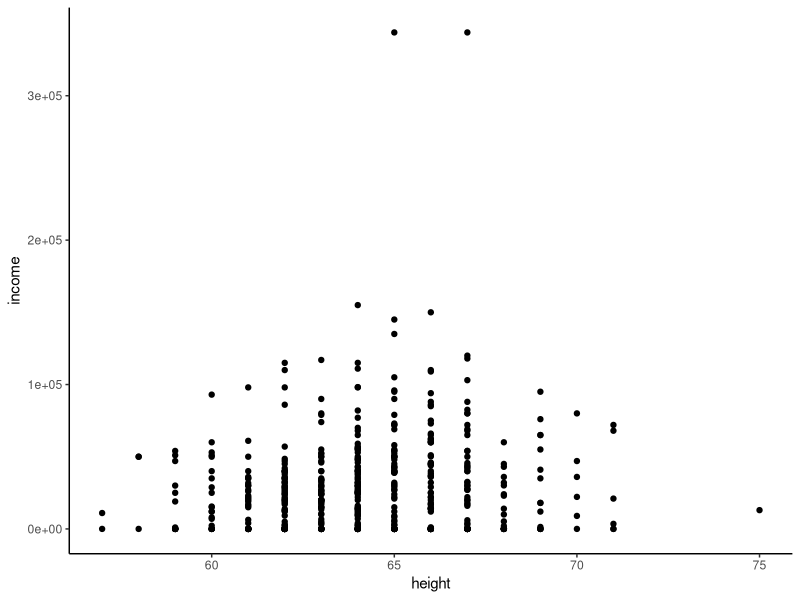

The R source for this figure:
library(ggplot2)
library(dplyr)
library(modelr) # modelr includes height

rm(list=ls())

heights <- heights %>% mutate(monthlyIncome = income / 12)

men = heights %>% filter(sex=="male")
women = heights %>% filter(sex=="female")

heightIncomeMen = lm(data = men, formula = monthlyIncome ~ height)
summary(heightIncomeMen)

heightIncomeWomen = lm(data = women, formula = monthlyIncome ~ height)
summary(heightIncomeWomen)


ggplot(women %>% sample_n(500), aes(x=height, y=income)) +
  geom_point() +
  theme_classic()

# Manually convert coefficents
inchToCm = 2.54
beta_1 <- heightIncomeMen$coefficients[["height"]]
beta_1 / inchToCm 

usdToNis = 3.3
beta_0 <- heightIncomeMen$coefficients[["(Intercept)"]]
beta_0 * usdToNis 
beta_1 / inchToCm  * usdToNis 

beta_0 * usdToNis + (beta_1 / inchToCm  * usdToNis ) * 174



men <- men %>% mutate(heightCM = height * 2.54, 
                      incomeNIS = monthlyIncome * 3.3)

model = lm(data = men, formula = incomeNIS ~ heightCM)
summary(model)
predict(model, data.frame(heightCM=174))


### Standard error
summary(lm(data = men, formula = monthlyIncome ~ heightCM))
33/2.54
215-33*1.96
215+33*1.96

85-13*1.96
85+13*1.96
